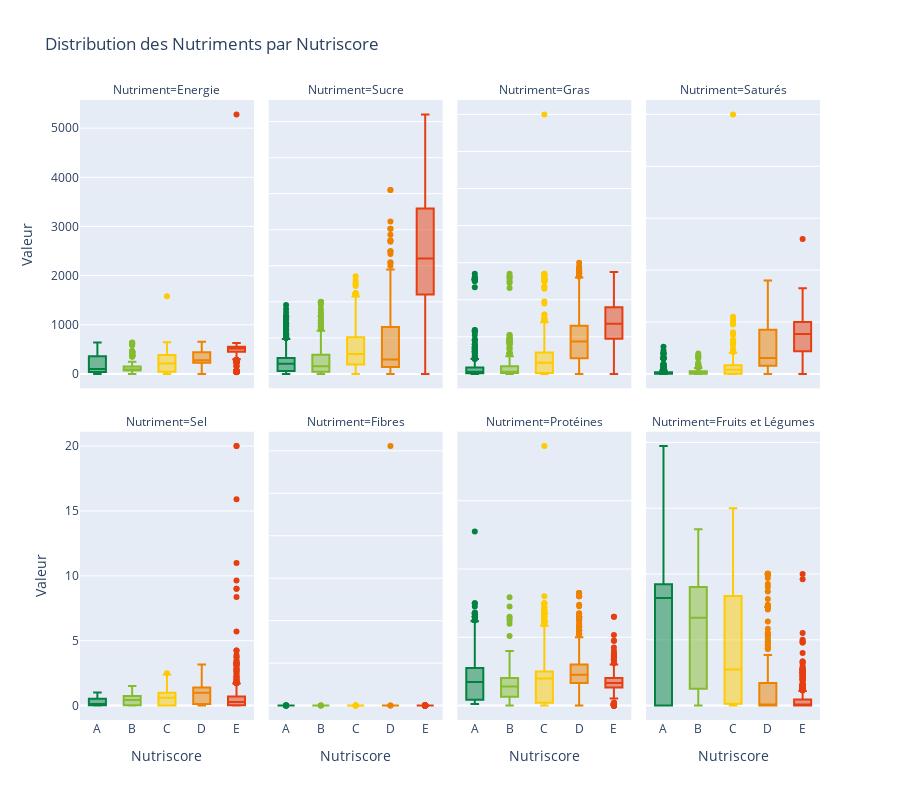

The cell this chart's notebook holds for it:
### Code cell
distribution_nutriments_nutriscore(df_final).show()

### Figure 1 — Plotly figure (JSON) as saved in the notebook; plotly's stock layout.template omitted (floating-point values rounded to 4 significant figures; data arrays with more than 128 entries replaced by an {"elided": "..."} marker saying what was removed)
{"data": [{"alignmentgroup": "True", "hovertemplate": "Nutriscore=%{x}<br>Nutriment=Energie<br>Valeur=%{y}<extra></extra>", "legendgroup": "A", "marker": {"color": "#038141"}, "name": "A", "notched": false, "offsetgroup": "A", "orientation": "v", "showlegend": true, "type": "box", "x": {"elided": "455 str values"}, "x0": " ", "xaxis": "x5", "y": {"elided": "455 float values"}, "y0": " ", "yaxis": "y5"}, {"alignmentgroup": "True", "hovertemplate": "Nutriscore=%{x}<br>Nutriment=Sucre<br>Valeur=%{y}<extra></extra>", "legendgroup": "A", "marker": {"color": "#038141"}, "name": "A", "notched": false, "offsetgroup": "A", "orientation": "v", "showlegend": false, "type": "box", "x": {"elided": "455 str values"}, "x0": " ", "xaxis": "x6", "y": {"elided": "455 float values"}, "y0": " ", "yaxis": "y6"}, {"alignmentgroup": "True", "hovertemplate": "Nutriscore=%{x}<br>Nutriment=Gras<br>Valeur=%{y}<extra></extra>", "legendgroup": "A", "marker": {"color": "#038141"}, "name": "A", "notched": false, "offsetgroup": "A", "orientation": "v", "showlegend": false, "type": "box", "x": {"elided": "455 str values"}, "x0": " ", "xaxis": "x7", "y": {"elided": "455 float values"}, "y0": " ", "yaxis": "y7"}, {"alignmentgroup": "True", "hovertemplate": "Nutriscore=%{x}<br>Nutriment=Saturés<br>Valeur=%{y}<extra></extra>", "legendgroup": "A", "marker": {"color": "#038141"}, "name": "A", "notched": false, "offsetgroup": "A", "orientation": "v", "showlegend": false, "type": "box", "x": {"elided": "455 str values"}, "x0": " ", "xaxis": "x8", "y": {"elided": "455 float values"}, "y0": " ", "yaxis": "y8"}, {"alignmentgroup": "True", "hovertemplate": "Nutriscore=%{x}<br>Nutriment=Sel<br>Valeur=%{y}<extra></extra>", "legendgroup": "A", "marker": {"color": "#038141"}, "name": "A", "notched": false, "offsetgroup": "A", "orientation": "v", "showlegend": false, "type": "box", "x": {"elided": "455 str values"}, "x0": " ", "xaxis": "x", "y": {"elided": "455 float values"}, "y0": " ", "yaxis": "y"}, {"alignmentgroup": "True", "hovertemplate": "Nutriscore=%{x}<br>Nutriment=Fibres<br>Valeur=%{y}<extra></extra>", "legendgroup": "A", "marker": {"color": "#038141"}, "name": "A", "notched": false, "offsetgroup": "A", "orientation": "v", "showlegend": false, "type": "box", "x": {"elided": "455 str values"}, "x0": " ", "xaxis": "x2", "y": {"elided": "455 float values"}, "y0": " ", "yaxis": "y2"}, {"alignmentgroup": "True", "hovertemplate": "Nutriscore=%{x}<br>Nutriment=Protéines<br>Valeur=%{y}<extra></extra>", "legendgroup": "A", "marker": {"color": "#038141"}, "name": "A", "notched": false, "offsetgroup": "A", "orientation": "v", "showlegend": false, "type": "box", "x": {"elided": "455 str values"}, "x0": " ", "xaxis": "x3", "y": {"elided": "455 float values"}, "y0": " ", "yaxis": "y3"}, {"alignmentgroup": "True", "hovertemplate": "Nutriscore=%{x}<br>Nutriment=Fruits et Légumes<br>Valeur=%{y}<extra></extra>", "legendgroup": "A", "marker": {"color": "#038141"}, "name": "A", "notched": false, "offsetgroup": "A", "orientation": "v", "showlegend": false, "type": "box", "x": {"elided": "455 str values"}, "x0": " ", "xaxis": "x4", "y": {"elided": "455 float values"}, "y0": " ", "yaxis": "y4"}, {"alignmentgroup": "True", "hovertemplate": "Nutriscore=%{x}<br>Nutriment=Energie<br>Valeur=%{y}<extra></extra>", "legendgroup": "B", "marker": {"color": "#85BB2F"}, "name": "B", "notched": false, "offsetgroup": "B", "orientation": "v", "showlegend": true, "type": "box", "x": {"elided": "262 str values"}, "x0": " ", "xaxis": "x5", "y": {"elided": "262 float values"}, "y0": " ", "yaxis": "y5"}, {"alignmentgroup": "True", "hovertemplate": "Nutriscore=%{x}<br>Nutriment=Sucre<br>Valeur=%{y}<extra></extra>", "legendgroup": "B", "marker": {"color": "#85BB2F"}, "name": "B", "notched": false, "offsetgroup": "B", "orientation": "v", "showlegend": false, "type": "box", "x": {"elided": "262 str values"}, "x0": " ", "xaxis": "x6", "y": {"elided": "262 float values"}, "y0": " ", "yaxis": "y6"}, {"alignmentgroup": "True", "hovertemplate": "Nutriscore=%{x}<br>Nutriment=Gras<br>Valeur=%{y}<extra></extra>", "legendgroup": "B", "marker": {"color": "#85BB2F"}, "name": "B", "notched": false, "offsetgroup": "B", "orientation": "v", "showlegend": false, "type": "box", "x": {"elided": "262 str values"}, "x0": " ", "xaxis": "x7", "y": {"elided": "262 float values"}, "y0": " ", "yaxis": "y7"}, {"alignmentgroup": "True", "hovertemplate": "Nutriscore=%{x}<br>Nutriment=Saturés<br>Valeur=%{y}<extra></extra>", "legendgroup": "B", "marker": {"color": "#85BB2F"}, "name": "B", "notched": false, "offsetgroup": "B", "orientation": "v", "showlegend": false, "type": "box", "x": {"elided": "262 str values"}, "x0": " ", "xaxis": "x8", "y": {"elided": "262 float values"}, "y0": " ", "yaxis": "y8"}, {"alignmentgroup": "True", "hovertemplate": "Nutriscore=%{x}<br>Nutriment=Sel<br>Valeur=%{y}<extra></extra>", "legendgroup": "B", "marker": {"color": "#85BB2F"}, "name": "B", "notched": false, "offsetgroup": "B", "orientation": "v", "showlegend": false, "type": "box", "x": {"elided": "262 str values"}, "x0": " ", "xaxis": "x", "y": {"elided": "262 float values"}, "y0": " ", "yaxis": "y"}, {"alignmentgroup": "True", "hovertemplate": "Nutriscore=%{x}<br>Nutriment=Fibres<br>Valeur=%{y}<extra></extra>", "legendgroup": "B", "marker": {"color": "#85BB2F"}, "name": "B", "notched": false, "offsetgroup": "B", "orientation": "v", "showlegend": false, "type": "box", "x": {"elided": "262 str values"}, "x0": " ", "xaxis": "x2", "y": {"elided": "262 float values"}, "y0": " ", "yaxis": "y2"}, {"alignmentgroup": "True", "hovertemplate": "Nutriscore=%{x}<br>Nutriment=Protéines<br>Valeur=%{y}<extra></extra>", "legendgroup": "B", "marker": {"color": "#85BB2F"}, "name": "B", "notched": false, "offsetgroup": "B", "orientation": "v", "showlegend": false, "type": "box", "x": {"elided": "262 str values"}, "x0": " ", "xaxis": "x3", "y": {"elided": "262 float values"}, "y0": " ", "yaxis": "y3"}, {"alignmentgroup": "True", "hovertemplate": "Nutriscore=%{x}<br>Nutriment=Fruits et Légumes<br>Valeur=%{y}<extra></extra>", "legendgroup": "B", "marker": {"color": "#85BB2F"}, "name": "B", "notched": false, "offsetgroup": "B", "orientation": "v", "showlegend": false, "type": "box", "x": {"elided": "262 str values"}, "x0": " ", "xaxis": "x4", "y": {"elided": "262 float values"}, "y0": " ", "yaxis": "y4"}, {"alignmentgroup": "True", "hovertemplate": "Nutriscore=%{x}<br>Nutriment=Energie<br>Valeur=%{y}<extra></extra>", "legendgroup": "C", "marker": {"color": "#FECB02"}, "name": "C", "notched": false, "offsetgroup": "C", "orientation": "v", "showlegend": true, "type": "box", "x": {"elided": "603 str values"}, "x0": " ", "xaxis": "x5", "y": {"elided": "603 float values"}, "y0": " ", "yaxis": "y5"}, {"alignmentgroup": "True", "hovertemplate": "Nutriscore=%{x}<br>Nutriment=Sucre<br>Valeur=%{y}<extra></extra>", "legendgroup": "C", "marker": {"color": "#FECB02"}, "name": "C", "notched": false, "offsetgroup": "C", "orientation": "v", "showlegend": false, "type": "box", "x": {"elided": "603 str values"}, "x0": " ", "xaxis": "x6", "y": {"elided": "603 float values"}, "y0": " ", "yaxis": "y6"}, {"alignmentgroup": "True", "hovertemplate": "Nutriscore=%{x}<br>Nutriment=Gras<br>Valeur=%{y}<extra></extra>", "legendgroup": "C", "marker": {"color": "#FECB02"}, "name": "C", "notched": false, "offsetgroup": "C", "orientation": "v", "showlegend": false, "type": "box", "x": {"elided": "603 str values"}, "x0": " ", "xaxis": "x7", "y": {"elided": "603 float values"}, "y0": " ", "yaxis": "y7"}, {"alignmentgroup": "True", "hovertemplate": "Nutriscore=%{x}<br>Nutriment=Saturés<br>Valeur=%{y}<extra></extra>", "legendgroup": "C", "marker": {"color": "#FECB02"}, "name": "C", "notched": false, "offsetgroup": "C", "orientation": "v", "showlegend": false, "type": "box", "x": {"elided": "603 str values"}, "x0": " ", "xaxis": "x8", "y": {"elided": "603 float values"}, "y0": " ", "yaxis": "y8"}, {"alignmentgroup": "True", "hovertemplate": "Nutriscore=%{x}<br>Nutriment=Sel<br>Valeur=%{y}<extra></extra>", "legendgroup": "C", "marker": {"color": "#FECB02"}, "name": "C", "notched": false, "offsetgroup": "C", "orientation": "v", "showlegend": false, "type": "box", "x": {"elided": "603 str values"}, "x0": " ", "xaxis": "x", "y": {"elided": "603 float values"}, "y0": " ", "yaxis": "y"}, {"alignmentgroup": "True", "hovertemplate": "Nutriscore=%{x}<br>Nutriment=Fibres<br>Valeur=%{y}<extra></extra>", "legendgroup": "C", "marker": {"color": "#FECB02"}, "name": "C", "notched": false, "offsetgroup": "C", "orientation": "v", "showlegend": false, "type": "box", "x": {"elided": "603 str values"}, "x0": " ", "xaxis": "x2", "y": {"elided": "603 float values"}, "y0": " ", "yaxis": "y2"}, {"alignmentgroup": "True", "hovertemplate": "Nutriscore=%{x}<br>Nutriment=Protéines<br>Valeur=%{y}<extra></extra>", "legendgroup": "C", "marker": {"color": "#FECB02"}, "name": "C", "notched": false, "offsetgroup": "C", "orientation": "v", "showlegend": false, "type": "box", "x": {"elided": "603 str values"}, "x0": " ", "xaxis": "x3", "y": {"elided": "603 float values"}, "y0": " ", "yaxis": "y3"}, {"alignmentgroup": "True", "hovertemplate": "Nutriscore=%{x}<br>Nutriment=Fruits et Légumes<br>Valeur=%{y}<extra></extra>", "legendgroup": "C", "marker": {"color": "#FECB02"}, "name": "C", "notched": false, "offsetgroup": "C", "orientation": "v", "showlegend": false, "type": "box", "x": {"elided": "603 str values"}, "x0": " ", "xaxis": "x4", "y": {"elided": "603 float values"}, "y0": " ", "yaxis": "y4"}, {"alignmentgroup": "True", "hovertemplate": "Nutriscore=%{x}<br>Nutriment=Energie<br>Valeur=%{y}<extra></extra>", "legendgroup": "D", "marker": {"color": "#EE8100"}, "name": "D", "notched": false, "offsetgroup": "D", "orientation": "v", "showlegend": true, "type": "box", "x": {"elided": "486 str values"}, "x0": " ", "xaxis": "x5", "y": {"elided": "486 float values"}, "y0": " ", "yaxis": "y5"}, {"alignmentgroup": "True", "hovertemplate": "Nutriscore=%{x}<br>Nutriment=Sucre<br>Valeur=%{y}<extra></extra>", "legendgroup": "D", "marker": {"color": "#EE8100"}, "name": "D", "notched": false, "offsetgroup": "D", "orientation": "v", "showlegend": false, "type": "box", "x": {"elided": "486 str values"}, "x0": " ", "xaxis": "x6", "y": {"elided": "486 float values"}, "y0": " ", "yaxis": "y6"}, {"alignmentgroup": "True", "hovertemplate": "Nutriscore=%{x}<br>Nutriment=Gras<br>Valeur=%{y}<extra></extra>", "legendgroup": "D", "marker": {"color": "#EE8100"}, "name": "D", "notched": false, "offsetgroup": "D", "orientation": "v", "showlegend": false, "type": "box", "x": {"elided": "486 str values"}, "x0": " ", "xaxis": "x7", "y": {"elided": "486 float values"}, "y0": " ", "yaxis": "y7"}, {"alignmentgroup": "True", "hovertemplate": "Nutriscore=%{x}<br>Nutriment=Saturés<br>Valeur=%{y}<extra></extra>", "legendgroup": "D", "marker": {"color": "#EE8100"}, "name": "D", "notched": false, "offsetgroup": "D", "orientation": "v", "showlegend": false, "type": "box", "x": {"elided": "486 str values"}, "x0": " ", "xaxis": "x8", "y": {"elided": "486 float values"}, "y0": " ", "yaxis": "y8"}, {"alignmentgroup": "True", "hovertemplate": "Nutriscore=%{x}<br>Nutriment=Sel<br>Valeur=%{y}<extra></extra>", "legendgroup": "D", "marker": {"color": "#EE8100"}, "name": "D", "notched": false, "offsetgroup": "D", "orientation": "v", "showlegend": false, "type": "box", "x": {"elided": "486 str values"}, "x0": " ", "xaxis": "x", "y": {"elided": "486 float values"}, "y0": " ", "yaxis": "y"}, {"alignmentgroup": "True", "hovertemplate": "Nutriscore=%{x}<br>Nutriment=Fibres<br>Valeur=%{y}<extra></extra>", "legendgroup": "D", "marker": {"color": "#EE8100"}, "name": "D", "notched": false, "offsetgroup": "D", "orientation": "v", "showlegend": false, "type": "box", "x": {"elided": "486 str values"}, "x0": " ", "xaxis": "x2", "y": {"elided": "486 float values"}, "y0": " ", "yaxis": "y2"}, {"alignmentgroup": "True", "hovertemplate": "Nutriscore=%{x}<br>Nutriment=Protéines<br>Valeur=%{y}<extra></extra>", "legendgroup": "D", "marker": {"color": "#EE8100"}, "name": "D", "notched": false, "offsetgroup": "D", "orientation": "v", "showlegend": false, "type": "box", "x": {"elided": "486 str values"}, "x0": " ", "xaxis": "x3", "y": {"elided": "486 float values"}, "y0": " ", "yaxis": "y3"}, {"alignmentgroup": "True", "hovertemplate": "Nutriscore=%{x}<br>Nutriment=Fruits et Légumes<br>Valeur=%{y}<extra></extra>", "legendgroup": "D", "marker": {"color": "#EE8100"}, "name": "D", "notched": false, "offsetgroup": "D", "orientation": "v", "showlegend": false, "type": "box", "x": {"elided": "486 str values"}, "x0": " ", "xaxis": "x4", "y": {"elided": "486 float values"}, "y0": " ", "yaxis": "y4"}, {"alignmentgroup": "True", "hovertemplate": "Nutriscore=%{x}<br>Nutriment=Energie<br>Valeur=%{y}<extra></extra>", "legendgroup": "E", "marker": {"color": "#E63E11"}, "name": "E", "notched": false, "offsetgroup": "E", "orientation": "v", "showlegend": true, "type": "box", "x": {"elided": "459 str values"}, "x0": " ", "xaxis": "x5", "y": {"elided": "459 float values"}, "y0": " ", "yaxis": "y5"}, {"alignmentgroup": "True", "hovertemplate": "Nutriscore=%{x}<br>Nutriment=Sucre<br>Valeur=%{y}<extra></extra>", "legendgroup": "E", "marker": {"color": "#E63E11"}, "name": "E", "notched": false, "offsetgroup": "E", "orientation": "v", "showlegend": false, "type": "box", "x": {"elided": "459 str values"}, "x0": " ", "xaxis": "x6", "y": {"elided": "459 float values"}, "y0": " ", "yaxis": "y6"}, {"alignmentgroup": "True", "hovertemplate": "Nutriscore=%{x}<br>Nutriment=Gras<br>Valeur=%{y}<extra></extra>", "legendgroup": "E", "marker": {"color": "#E63E11"}, "name": "E", "notched": false, "offsetgroup": "E", "orientation": "v", "showlegend": false, "type": "box", "x": {"elided": "459 str values"}, "x0": " ", "xaxis": "x7", "y": {"elided": "459 float values"}, "y0": " ", "yaxis": "y7"}, {"alignmentgroup": "True", "hovertemplate": "Nutriscore=%{x}<br>Nutriment=Saturés<br>Valeur=%{y}<extra></extra>", "legendgroup": "E", "marker": {"color": "#E63E11"}, "name": "E", "notched": false, "offsetgroup": "E", "orientation": "v", "showlegend": false, "type": "box", "x": {"elided": "459 str values"}, "x0": " ", "xaxis": "x8", "y": {"elided": "459 float values"}, "y0": " ", "yaxis": "y8"}, {"alignmentgroup": "True", "hovertemplate": "Nutriscore=%{x}<br>Nutriment=Sel<br>Valeur=%{y}<extra></extra>", "legendgroup": "E", "marker": {"color": "#E63E11"}, "name": "E", "notched": false, "offsetgroup": "E", "orientation": "v", "showlegend": false, "type": "box", "x": {"elided": "459 str values"}, "x0": " ", "xaxis": "x", "y": {"elided": "459 float values"}, "y0": " ", "yaxis": "y"}, {"alignmentgroup": "True", "hovertemplate": "Nutriscore=%{x}<br>Nutriment=Fibres<br>Valeur=%{y}<extra></extra>", "legendgroup": "E", "marker": {"color": "#E63E11"}, "name": "E", "notched": false, "offsetgroup": "E", "orientation": "v", "showlegend": false, "type": "box", "x": {"elided": "459 str values"}, "x0": " ", "xaxis": "x2", "y": {"elided": "459 float values"}, "y0": " ", "yaxis": "y2"}, {"alignmentgroup": "True", "hovertemplate": "Nutriscore=%{x}<br>Nutriment=Protéines<br>Valeur=%{y}<extra></extra>", "legendgroup": "E", "marker": {"color": "#E63E11"}, "name": "E", "notched": false, "offsetgroup": "E", "orientation": "v", "showlegend": false, "type": "box", "x": {"elided": "459 str values"}, "x0": " ", "xaxis": "x3", "y": {"elided": "459 float values"}, "y0": " ", "yaxis": "y3"}, {"alignmentgroup": "True", "hovertemplate": "Nutriscore=%{x}<br>Nutriment=Fruits et Légumes<br>Valeur=%{y}<extra></extra>", "legendgroup": "E", "marker": {"color": "#E63E11"}, "name": "E", "notched": false, "offsetgroup": "E", "orientation": "v", "showlegend": false, "type": "box", "x": {"elided": "459 str values"}, "x0": " ", "xaxis": "x4", "y": {"elided": "459 float values"}, "y0": " ", "yaxis": "y4"}], "layout": {"annotations": [{"font": {}, "showarrow": false, "text": "Nutriment=Sel", "x": 0.1175, "xanchor": "center", "xref": "paper", "y": 0.465, "yanchor": "bottom", "yref": "paper"}, {"font": {}, "showarrow": false, "text": "Nutriment=Fibres", "x": 0.3725, "xanchor": "center", "xref": "paper", "y": 0.465, "yanchor": "bottom", "yref": "paper"}, {"font": {}, "showarrow": false, "text": "Nutriment=Protéines", "x": 0.6275, "xanchor": "center", "xref": "paper", "y": 0.465, "yanchor": "bottom", "yref": "paper"}, {"font": {}, "showarrow": false, "text": "Nutriment=Fruits et Légumes", "x": 0.8825, "xanchor": "center", "xref": "paper", "y": 0.465, "yanchor": "bottom", "yref": "paper"}, {"font": {}, "showarrow": false, "text": "Nutriment=Energie", "x": 0.1175, "xanchor": "center", "xref": "paper", "y": 1.0, "yanchor": "bottom", "yref": "paper"}, {"font": {}, "showarrow": false, "text": "Nutriment=Sucre", "x": 0.3725, "xanchor": "center", "xref": "paper", "y": 1.0, "yanchor": "bottom", "yref": "paper"}, {"font": {}, "showarrow": false, "text": "Nutriment=Gras", "x": 0.6275, "xanchor": "center", "xref": "paper", "y": 1.0, "yanchor": "bottom", "yref": "paper"}, {"font": {}, "showarrow": false, "text": "Nutriment=Saturés", "x": 0.8825, "xanchor": "center", "xref": "paper", "y": 1.0, "yanchor": "bottom", "yref": "paper"}], "boxmode": "overlay", "height": 800, "legend": {"title": {"text": "Nutriscore"}, "tracegroupgap": 0}, "showlegend": false, "title": {"text": "Distribution des Nutriments par Nutriscore"}, "xaxis": {"anchor": "y", "categoryarray": ["A", "B", "C", "D", "E"], "categoryorder": "array", "domain": [0, 0.235], "title": {"text": "Nutriscore"}}, "xaxis2": {"anchor": "y2", "categoryarray": ["A", "B", "C", "D", "E"], "categoryorder": "array", "domain": [0.255, 0.49], "matches": "x", "title": {"text": "Nutriscore"}}, "xaxis3": {"anchor": "y3", "categoryarray": ["A", "B", "C", "D", "E"], "categoryorder": "array", "domain": [0.51, 0.745], "matches": "x", "title": {"text": "Nutriscore"}}, "xaxis4": {"anchor": "y4", "categoryarray": ["A", "B", "C", "D", "E"], "categoryorder": "array", "domain": [0.765, 1.0], "matches": "x", "title": {"text": "Nutriscore"}}, "xaxis5": {"anchor": "y5", "domain": [0, 0.235], "matches": "x", "showticklabels": false}, "xaxis6": {"anchor": "y6", "domain": [0.255, 0.49], "matches": "x", "showticklabels": false}, "xaxis7": {"anchor": "y7", "domain": [0.51, 0.745], "matches": "x", "showticklabels": false}, "xaxis8": {"anchor": "y8", "domain": [0.765, 1.0], "matches": "x", "showticklabels": false}, "yaxis": {"anchor": "x", "domain": [0, 0.465], "title": {"text": "Valeur"}}, "yaxis2": {"anchor": "x2", "domain": [0, 0.465], "showticklabels": false}, "yaxis3": {"anchor": "x3", "domain": [0, 0.465], "showticklabels": false}, "yaxis4": {"anchor": "x4", "domain": [0, 0.465], "showticklabels": false}, "yaxis5": {"anchor": "x5", "domain": [0.535, 1.0], "title": {"text": "Valeur"}}, "yaxis6": {"anchor": "x6", "domain": [0.535, 1.0], "showticklabels": false}, "yaxis7": {"anchor": "x7", "domain": [0.535, 1.0], "showticklabels": false}, "yaxis8": {"anchor": "x8", "domain": [0.535, 1.0], "showticklabels": false}}}
